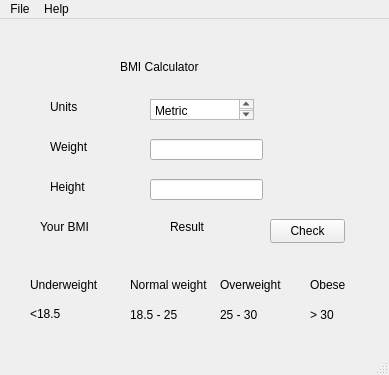
<?xml version="1.0" encoding="UTF-8"?>
<ui version="4.0">
 <class>MainWindow</class>
 <widget class="QMainWindow" name="MainWindow">
  <property name="geometry">
   <rect>
    <x>0</x>
    <y>0</y>
    <width>389</width>
    <height>375</height>
   </rect>
  </property>
  <property name="windowTitle">
   <string>MainWindow</string>
  </property>
  <widget class="QWidget" name="centralwidget">
   <widget class="QLabel" name="label">
    <property name="geometry">
     <rect>
      <x>120</x>
      <y>40</y>
      <width>81</width>
      <height>16</height>
     </rect>
    </property>
    <property name="text">
     <string>BMI Calculator</string>
    </property>
   </widget>
   <widget class="QLabel" name="label_2">
    <property name="geometry">
     <rect>
      <x>50</x>
      <y>80</y>
      <width>49</width>
      <height>16</height>
     </rect>
    </property>
    <property name="text">
     <string>Units</string>
    </property>
   </widget>
   <widget class="QLabel" name="label_3">
    <property name="geometry">
     <rect>
      <x>50</x>
      <y>120</y>
      <width>51</width>
      <height>16</height>
     </rect>
    </property>
    <property name="text">
     <string>Weight</string>
    </property>
   </widget>
   <widget class="QLabel" name="label_4">
    <property name="geometry">
     <rect>
      <x>50</x>
      <y>160</y>
      <width>49</width>
      <height>16</height>
     </rect>
    </property>
    <property name="text">
     <string>Height</string>
    </property>
   </widget>
   <widget class="QLabel" name="label_5">
    <property name="geometry">
     <rect>
      <x>40</x>
      <y>200</y>
      <width>61</width>
      <height>16</height>
     </rect>
    </property>
    <property name="text">
     <string>Your BMI</string>
    </property>
   </widget>
   <widget class="QLabel" name="result">
    <property name="geometry">
     <rect>
      <x>170</x>
      <y>200</y>
      <width>49</width>
      <height>16</height>
     </rect>
    </property>
    <property name="text">
     <string>Result</string>
    </property>
   </widget>
   <widget class="QLabel" name="label_7">
    <property name="geometry">
     <rect>
      <x>30</x>
      <y>250</y>
      <width>91</width>
      <height>31</height>
     </rect>
    </property>
    <property name="text">
     <string>Underweight</string>
    </property>
   </widget>
   <widget class="QLabel" name="label_8">
    <property name="geometry">
     <rect>
      <x>130</x>
      <y>250</y>
      <width>91</width>
      <height>31</height>
     </rect>
    </property>
    <property name="text">
     <string>Normal weight</string>
    </property>
   </widget>
   <widget class="QLabel" name="label_9">
    <property name="geometry">
     <rect>
      <x>220</x>
      <y>250</y>
      <width>91</width>
      <height>31</height>
     </rect>
    </property>
    <property name="text">
     <string>Overweight</string>
    </property>
   </widget>
   <widget class="QLabel" name="label_10">
    <property name="geometry">
     <rect>
      <x>310</x>
      <y>250</y>
      <width>91</width>
      <height>31</height>
     </rect>
    </property>
    <property name="text">
     <string>Obese</string>
    </property>
   </widget>
   <widget class="QLabel" name="label_11">
    <property name="geometry">
     <rect>
      <x>220</x>
      <y>280</y>
      <width>91</width>
      <height>31</height>
     </rect>
    </property>
    <property name="text">
     <string>25 - 30</string>
    </property>
   </widget>
   <widget class="QLabel" name="label_12">
    <property name="geometry">
     <rect>
      <x>130</x>
      <y>280</y>
      <width>91</width>
      <height>31</height>
     </rect>
    </property>
    <property name="text">
     <string>18.5 - 25</string>
    </property>
   </widget>
   <widget class="QLabel" name="label_13">
    <property name="geometry">
     <rect>
      <x>310</x>
      <y>280</y>
      <width>91</width>
      <height>31</height>
     </rect>
    </property>
    <property name="text">
     <string>&gt; 30</string>
    </property>
   </widget>
   <widget class="QLabel" name="label_14">
    <property name="geometry">
     <rect>
      <x>30</x>
      <y>280</y>
      <width>91</width>
      <height>31</height>
     </rect>
    </property>
    <property name="text">
     <string>&lt;18.5 </string>
    </property>
   </widget>
   <widget class="QTextEdit" name="textEdit">
    <property name="geometry">
     <rect>
      <x>150</x>
      <y>80</y>
      <width>104</width>
      <height>21</height>
     </rect>
    </property>
    <property name="html">
     <string>&lt;!DOCTYPE HTML PUBLIC &quot;-//W3C//DTD HTML 4.0//EN&quot; &quot;http://www.w3.org/TR/REC-html40/strict.dtd&quot;&gt;
&lt;html&gt;&lt;head&gt;&lt;meta name=&quot;qrichtext&quot; content=&quot;1&quot; /&gt;&lt;meta charset=&quot;utf-8&quot; /&gt;&lt;style type=&quot;text/css&quot;&gt;
p, li { white-space: pre-wrap; }
hr { height: 1px; border-width: 0; }
li.unchecked::marker { content: &quot;\2610&quot;; }
li.checked::marker { content: &quot;\2612&quot;; }
&lt;/style&gt;&lt;/head&gt;&lt;body style=&quot; font-family:'Segoe UI'; font-size:9pt; font-weight:400; font-style:normal;&quot;&gt;
&lt;p style=&quot; margin-top:0px; margin-bottom:0px; margin-left:0px; margin-right:0px; -qt-block-indent:0; text-indent:0px;&quot;&gt;Metric&lt;/p&gt;&lt;/body&gt;&lt;/html&gt;</string>
    </property>
   </widget>
   <widget class="QPushButton" name="button1">
    <property name="geometry">
     <rect>
      <x>270</x>
      <y>200</y>
      <width>75</width>
      <height>24</height>
     </rect>
    </property>
    <property name="text">
     <string>Check</string>
    </property>
   </widget>
   <widget class="QLineEdit" name="input1">
    <property name="geometry">
     <rect>
      <x>150</x>
      <y>120</y>
      <width>113</width>
      <height>21</height>
     </rect>
    </property>
   </widget>
   <widget class="QLineEdit" name="input2">
    <property name="geometry">
     <rect>
      <x>150</x>
      <y>160</y>
      <width>113</width>
      <height>21</height>
     </rect>
    </property>
   </widget>
  </widget>
  <widget class="QMenuBar" name="menubar">
   <property name="geometry">
    <rect>
     <x>0</x>
     <y>0</y>
     <width>389</width>
     <height>22</height>
    </rect>
   </property>
   <widget class="QMenu" name="menuFile">
    <property name="title">
     <string>File</string>
    </property>
    <addaction name="actionClear"/>
    <addaction name="actionExit"/>
   </widget>
   <widget class="QMenu" name="menuHelp">
    <property name="title">
     <string>Help</string>
    </property>
    <addaction name="actionAbout"/>
   </widget>
   <addaction name="menuFile"/>
   <addaction name="menuHelp"/>
  </widget>
  <widget class="QStatusBar" name="statusbar"/>
  <action name="actionClear">
   <property name="text">
    <string>Clear</string>
   </property>
   <property name="shortcut">
    <string>Alt+Shift+C</string>
   </property>
  </action>
  <action name="actionExit">
   <property name="text">
    <string>Exit</string>
   </property>
  </action>
  <action name="actionAbout">
   <property name="text">
    <string>About</string>
   </property>
  </action>
 </widget>
 <resources/>
 <connections/>
</ui>
